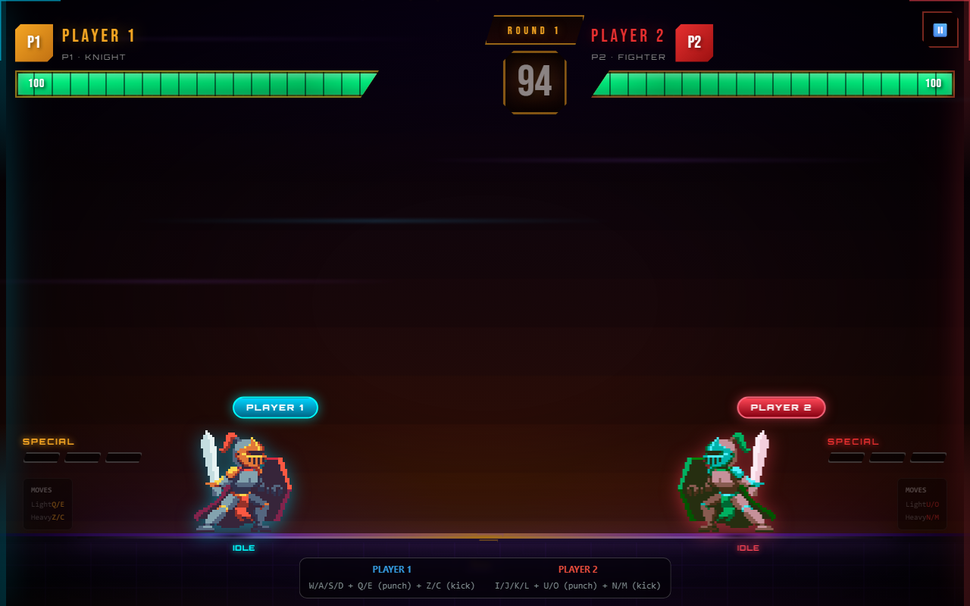
#> input picture pivot2_idle.png, 970 x 606 px, shrunk from 1280 x 800 before the run, found by its file name; its folder holds 4 pictures in this run
$ python pivot2_left_half.py
#> lines starting #> are read from the running program, lines starting #| are printed output that depends on the picture
from PIL import Image
import os

OUT = r"C:\Users\azama\VS Code\PROJECTS\01 Academic and Tutorial Projects\zeroController"

# Take left half of each screenshot (P1 region) at full resolution to count knights on P1 side
poses = ["idle", "run", "punch", "kick", "jump"]
for pose in poses:
    src = os.path.join(OUT, f"pivot2_{pose}.png")
    if not os.path.exists(src):
        continue
    im = Image.open(src)
#> im is the input picture: PIL image 970x606 RGB; mean R, G, B 24.9, 16.5, 17.7
    w, h = im.size
#> w = 970; h = 606
    # full left half (0 to mid)
    left = im.crop((0, 0, w//2, h))
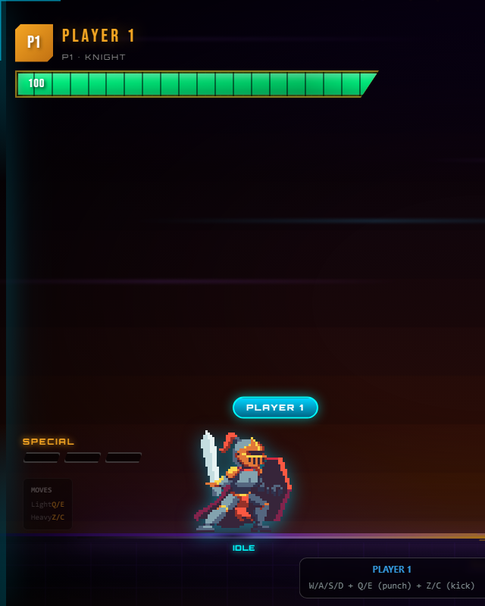
#> left: PIL image 485x606 RGB; mean R, G, B 22.9, 17.5, 19.1
    left.save(os.path.join(OUT, f"pivot2_{pose}_lefthalf.png"))
    print("saved lefthalf", pose, "->", left.size)
#| saved lefthalf idle -> (485, 606)
